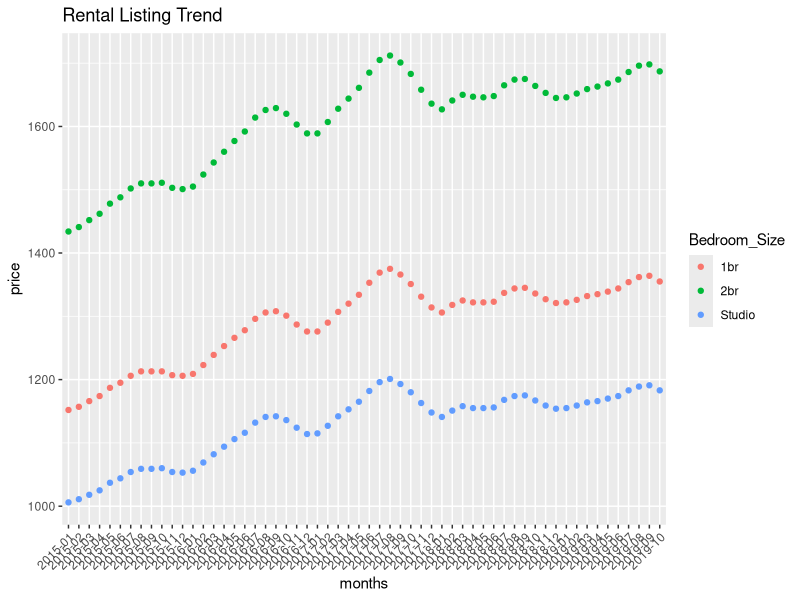

This figure's R source:
library(ggplot2)
library(tidyr)
library(lubridate)


# Read the csv and store it under the name "avg_means"
avg_means <- read.csv("data/seattle_apt_2015_2019.csv",
                      stringsAsFactors = FALSE)

# Creates new dataframe with a column for all month dates
avg_means2 <- avg_means %>%
  gather(
    key = months,
    value = price,
    -Bedroom_Size
  )

# Removes the "X" and converts the variable column into dates
avg_means2$months <- format(
  as.Date(avg_means2$months, format = "X%Y.%d"), "%Y-%d")

# Return the first and last part of objects in the avg_means2 dataframe.
head(avg_means2)

# Creates a data plot.
ggplot() +
  # Points are placed the prices of housing for each month, separated by the
  # Bedroom Size.
  geom_point(data = avg_means2,
             aes(x = months, y = price, color = Bedroom_Size), group = 3
  ) +
  # Turns the x-axis labels to 45 degrees so that it is readable
  # This solution was taken from the second answer in this post:
  # https://stackoverflow.com/questions/50399838/how-to-alternate-a-new-line
  # -for-overlapping-x-axis-labels
  theme(axis.text.x  = element_text(angle=45, hjust = 1)) +
  ggtitle("Rental Listing Trend")